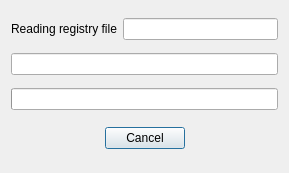
<?xml version="1.0" encoding="UTF-8"?>
<ui version="4.0">
 <class>CRegistryFileProgressBaseDialog</class>
 <widget class="QDialog" name="CRegistryFileProgressBaseDialog">
  <property name="geometry">
   <rect>
    <x>0</x>
    <y>0</y>
    <width>289</width>
    <height>173</height>
   </rect>
  </property>
  <property name="windowTitle">
   <string>Registry File Progress</string>
  </property>
  <layout class="QVBoxLayout">
   <item>
    <layout class="QHBoxLayout">
     <item>
      <widget class="QLabel" name="textLabel9">
       <property name="text">
        <string>Reading registry file</string>
       </property>
       <property name="wordWrap">
        <bool>false</bool>
       </property>
      </widget>
     </item>
     <item>
      <widget class="QLineEdit" name="m_editregistryfile"/>
     </item>
    </layout>
   </item>
   <item>
    <widget class="QLineEdit" name="m_editextensionstring"/>
   </item>
   <item>
    <widget class="QProgressBar" name="m_progressbar"/>
   </item>
   <item>
    <layout class="QHBoxLayout">
     <item>
      <spacer name="spacer2">
       <property name="orientation">
        <enum>Qt::Horizontal</enum>
       </property>
       <property name="sizeType">
        <enum>QSizePolicy::Expanding</enum>
       </property>
       <property name="sizeHint" stdset="0">
        <size>
         <width>80</width>
         <height>31</height>
        </size>
       </property>
      </spacer>
     </item>
     <item>
      <widget class="QPushButton" name="m_pushbuttoncancel">
       <property name="sizePolicy">
        <sizepolicy hsizetype="Fixed" vsizetype="Fixed">
         <horstretch>0</horstretch>
         <verstretch>0</verstretch>
        </sizepolicy>
       </property>
       <property name="text">
        <string>Cancel</string>
       </property>
      </widget>
     </item>
     <item>
      <spacer name="spacer1">
       <property name="orientation">
        <enum>Qt::Horizontal</enum>
       </property>
       <property name="sizeType">
        <enum>QSizePolicy::Expanding</enum>
       </property>
       <property name="sizeHint" stdset="0">
        <size>
         <width>70</width>
         <height>31</height>
        </size>
       </property>
      </spacer>
     </item>
    </layout>
   </item>
  </layout>
 </widget>
 <layoutdefault spacing="6" margin="11"/>
 <pixmapfunction>qPixmapFromMimeSource</pixmapfunction>
 <customwidgets>
  <customwidget>
   <class>QProgressBar</class>
   <extends>QFrame</extends>
   <header>QProgressBar</header>
  </customwidget>
 </customwidgets>
 <resources/>
 <connections/>
</ui>
